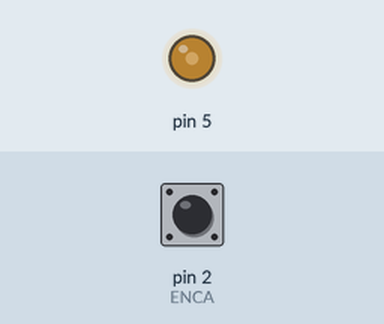
The sketch below on a simulated Arduino Uno, built with avr-gcc and run on an emulated ATmega328P. Parts: output pins drawn as LEDs (lit = HIGH). The inputs (shaded band) are chosen by the test bench; at power-on: pin 2 (ENCA) HIGH. What the sketch prints to the serial monitor is not drawn.

Above: at 0.1 s.
Timing chart, 0 to 1.6 s (numbered marks = the images above):
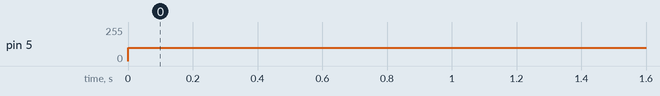

Measured:
- by itself, pin 5: 0/255 → 100/255 at 0.00 s

The sketch:

How_to_control_a_DC_motor_with_an_encoder.ino
```cpp
#define ENCA 2 //YELLOW
#define ENCB 3 //WHITE
#define PWM 5
#define IN2 6

int pos = 0;
long prevT = 0;
float eprev = 0;
float eintegral = 0;
int k;
void setup() {
  Serial.begin(9600);
  pinMode(ENCA,INPUT);
  pinMode(ENCB,INPUT);
  attachInterrupt(digitalPinToInterrupt(ENCA),readEncoder,RISING);
}

void loop() {
  /*setMotor(1,25,PWM,IN1,IN2);
  delay(200);
  Serial.println(pos);
  setMotor(-1,25,PWM,IN1,IN2);
  delay(200);
  Serial.println(pos);
  setMotor(0,25,PWM,IN1,IN2);
  delay(200);
  Serial.println(pos);*/
  //set target position
  int target = 1200;

  //PID constants
  float kp = 1;
  float kd = 0;
  float ki = 0;

  //time difference
  long currT = micros();

  float deltaT = ((float)(currT - prevT))/1.0e6;
  prevT = currT;

  //error
  int e = pos - target;

  //derivative
  float dedt = (e-eprev)/(deltaT);

  //integral
  eintegral = eintegral + e*deltaT;

  //control signal
  float u = kp*e + kd*dedt + ki*eintegral;

  //motor power
  float pwr = 100;

  //motor direction
  int dir = 1;


  //signal the motor
  setMotor(dir,pwr,PWM,IN2);

  //store previous error
  eprev = e;
encoder(pos);
  Serial.print(target);
  Serial.print(" ");
  Serial.print(pos);
  Serial.println();
}

void setMotor(int dir, int pwmVal, int pwm, int in2){
  analogWrite(pwm,pwmVal);
  if(dir == 1){
    digitalWrite(in2,LOW);
  }
  else if(dir == -1){
    digitalWrite(in2,HIGH);
  }
  else{
    digitalWrite(in2,LOW);
  }
}
void encoder( int pos)
{
  int k;
  delay(100);
  int q = pos - k;
  k = pos;
  Serial.println(q);
}
void readEncoder(){
  int b = digitalRead(ENCB);
  if(b>0){
    pos++;
  }
  else{
    pos--;
  }
}
```
